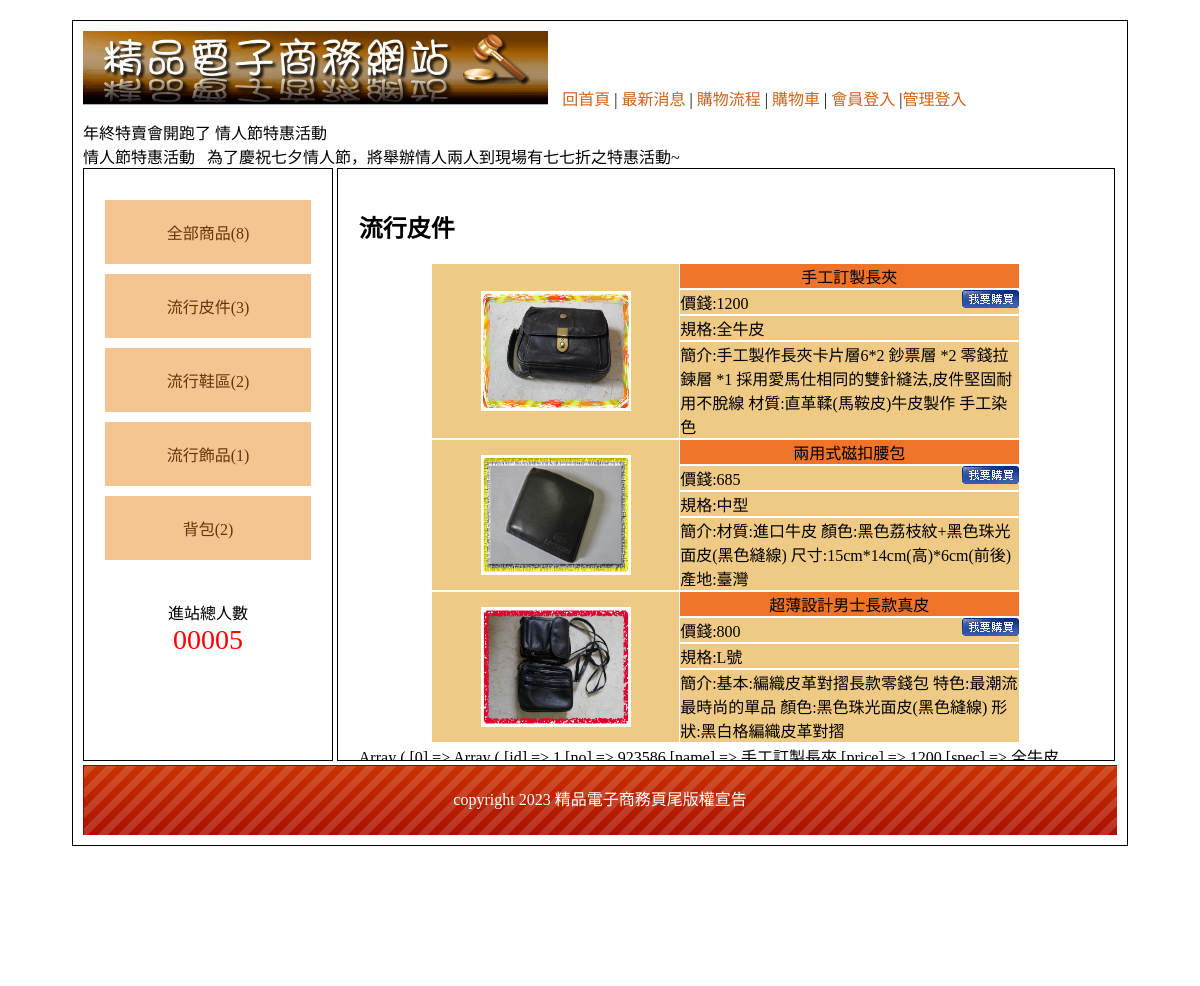
Screenshot of /?type=1 with the database file from the repository.
### tables this page shows
CREATE TABLE `types` (
  `id` int(10) UNSIGNED NOT NULL,
  `name` text NOT NULL,
  `big` int(10) UNSIGNED NOT NULL
);

CREATE TABLE `goods` (
  `id` int(10) UNSIGNED NOT NULL,
  `no` text NOT NULL,
  `name` text NOT NULL,
  `price` int(10) UNSIGNED NOT NULL,
  `spec` text NOT NULL,
  `stock` int(10) UNSIGNED NOT NULL,
  `img` text NOT NULL,
  `intro` text NOT NULL,
  `big` int(10) UNSIGNED NOT NULL,
  `mid` int(10) UNSIGNED NOT NULL,
  `sh` int(1) UNSIGNED NOT NULL
);

CREATE TABLE `bottoms` (
  `id` int(10) UNSIGNED NOT NULL,
  `bottom` text NOT NULL
);

### base.php (called while the page is built, shortened)
<?php
include_once __DIR__ . "/controller/Bottom.php";
include_once __DIR__ . "/controller/Type.php";
$Bottom=new Bottom;
$Type=new Type;
$Goods=new Goods;

### controller/DB.php (called while the page is built, shortened)
<?php
class DB{
    protected $table;
    protected $dsn="mysql:host=localhost;charset=utf8;dbname=db25";
    protected $pdo;
    function __construct($table)
    {
        $this->table=$table;
        $this->pdo=new PDO($this->dsn,'root','');
    }
    function all(...$arg){
        $sql="select * from $this->table ";
        $sql=$this->sql_all($sql,...$arg);
        return $this->pdo->query($sql)->fetchAll(PDO::FETCH_ASSOC);
    }
    function find($arg){
        $sql="select * from $this->table ";
        $sql=$this->sql_one($sql,$arg);
        return $this->pdo->query($sql)->fetch(PDO::FETCH_ASSOC);
    }
    function count(...$arg){
        $sql="select count(*) from $this->table ";
        $sql=$this->sql_all($sql,...$arg);
        return $this->pdo->query($sql)->fetchColumn();
    }
    protected function sql_all($sql,...$arg){
        if(isset($arg[0])){
            if(is_array($arg[0])){
                $tmp=$this->a2s($arg[0]);
                $sql=$sql . " where " .join(" && ",$tmp);
            }else{
                $sql=$sql . $arg[0];
            }
        }
        return $sql;
    }
    protected function sql_one($sql,$arg){
        if(is_array($arg)){
            $tmp=$this->a2s($arg);
            $sql=$sql . " where " . join(" && ",$tmp);
        }else{
            $sql=$sql . " where `id`='$arg'";
        }
        return $sql;
    }
    protected function a2s($array){
        foreach ($array as $key => $value) {
            if($key!='id'){
                $tmp[]="`$key`='$value'";
            }
        }
        return $tmp;
    }
}

### controller/Type.php (called while the page is built, shortened)
<?php
include_once "DB.php";
class Type extends DB{
    function type($id){
        if($id!=0){
            $row=$this->find($id);
            $type=($row['big']==0)?'big':'mid';
        }else{
            $type="all";
        }
        return $type;
    }
    function nav($id){
        $type=$this->type($id);
        $nav='';
        switch($type){
            case "big":
                $row=$this->find($id);
                $nav=$row['name'];
            break;
        }
        return $nav;
    }
    function items($id){
        $type=$this->type($id);
        switch($type){
            case "big":
                $rows=(new Goods)->all(['big'=>$id,'sh'=>1]);
            break;
        }
        return $rows;
    }
}

### controller/Bottom.php (called while the page is built, shortened)
<?php
include_once "DB.php";
class Bottom extends DB{
    function bot(){
        return $this->find(1)['bottom'];
    }
}

### index.php (the view, shortened to what this page needs)
<?php include_once "base.php";?>
<!DOCTYPE html PUBLIC "-//W3C//DTD XHTML 1.0 Transitional//EN" "http://www.w3.org/TR/xhtml1/DTD/xhtml1-transitional.dtd">
<html xmlns="http://www.w3.org/1999/xhtml">
<head>
    <link href="./css/css.css" rel="stylesheet" type="text/css">
</head>
<body>
    <div id="main">
        <div id="top">
            <a href="index.php">
                <img src="./icon/0416.jpg" style="width:45%">
            </a>
            <div style="padding:10px;display:inline-block">
                <a href="?">回首頁</a> |
                <a href="?do=news">最新消息</a> |
                <a href="?do=look">購物流程</a> |
                <a href="?do=buycart">購物車</a> |
                <?php
                    if(isset($_SESSION['user'])){
                    echo "<a href='./api/logout.php?do=user'>登出</a> |";
                    }else{
                    echo "<a href='?do=login'>會員登入</a> |";
                    }
                    if(isset($_SESSION['admin'])){
                    echo "<a href='backend.php'>返回管理</a>";
                    }else{
                    echo "<a href='?do=admin_login'>管理登入</a>";
                    }
                ?>
            </div>
            <marquee behavior="" direction="">年終特賣會開跑了 情人節特惠活動</marquee>
            情人節特惠活動 &nbsp; 為了慶祝七夕情人節，將舉辦情人兩人到現場有七七折之特惠活動~
        </div>
        <div id="left" class="ct">
            <div style="min-height:400px;">
                <a href="?type=0">全部商品(<?=$Goods->count(['sh'=>1]);?>)</a>
                <?php
                $bigs=$Type->all(['big'=>0]);
                foreach($bigs as $big){
                    echo "<div class='ww'>";
                    echo "<a href='?type={$big['id']}'>{$big['name']}({$Goods->count(['big'=>$big['id'],'sh'=>1])})</a>";
                    echo "</div>";
                }
                ?>
            </div>
            <span>
                <div>進站總人數</div>
                <div style="color:#f00; font-size:28px;">
                    00005 </div>
            </span>
        </div>
        <div id="right">
            <?php
            $do = $_GET['do'] ?? 'main';
            $table = ucfirst($do);
            $file = "./view/front/{$do}.php";
            if (isset($$table)) {
                $$table->front();
            } else if (file_exists($file)) {
                include $file;
            } else {
                include "./view/front/main.php";
            }
            ?>
        </div>
        <div id="bottom" style="line-height:70px;background:url(icon/bot.png); color:#FFF;" class="ct">
            <?=$Bottom->bot();?></div>
        </div>
</body>
</html>

### view/front/main.php (shortened to what this page needs)
<h2>
    <?php
    $type = $_GET['type'] ?? 0;
    echo $Type->nav($type); ?>
</h2>
<?php
$items = $Type->items($type);
foreach ($items as $item) {
?>
    <div class="block">
        <div class="pp ct">
            <a href='?do=intro&id=<?= $item['id']; ?>'>
                <img src="./upload/<?= $item['img']; ?>" alt="">
            </a>
        </div>
        <div class="pp">
            <div class="info tt ct"><?= $item['name']; ?></div>
            <div class="info pp">
                價錢:<?= $item['price']; ?>
                <a href="?do=buycart&id=<?= $item['id']; ?>&qt=1" style="float:right">
                    <img src="./icon/0402.jpg" alt="">
                </a>
            </div>
            <div class="info pp">
                規格:<?= $item['spec']; ?>
            </div>
            <div class="info pp">
                簡介:<?= $item['intro']; ?>
            </div>
        </div>
    </div>
<?php
}
?>
<div>
    <?php print_r($Type->items($type)); ?>
</div>

### css/css.css (style rules this page uses)
body { font-family:"微軟正黑體"; }
#main { width:1034px; padding:10px; margin:20px auto 20px auto; border:#000 solid 1px; min-height:768px; }
#top a { color:#CE631C; text-decoration:none; }
#left { display:inline-block; width:20%; padding:2%; min-height:550px; vertical-align:top; border:#000 1px solid; }
#left a { display:block; padding:20px 5px 20px 5px; text-decoration:none; background:#F4C591; margin:10px auto 10px auto; color:#65350A; }
.ct { text-align:center; }
#right { display:inline-block; width: 71%; padding:2%; height: 550px; border:#000 1px solid; overflow: auto; }
#bottom { height:70px; background:url(icon/bot.png); background-size:cover; }
.tt { background:#EF7429; }
.pp { background:#EFCA85; }

### view/front/main.php (style rules this page uses)
.block { width: 80%; margin: 2px auto; min-width: 150px; ; display: flex; }
.block>div:nth-child(1) { width: 40%; display: flex; justify-content: center; align-items: center; padding: 10px; }
.block>div:nth-child(1) img { width: 150px; height: 120px; }
.block>div:nth-child(2) { width: 60%; }
.block .info { border: 1px solid white; }
.block .info:nth-child(1) { border-top: none; }
.block .info:nth-child(4) { border-bottom: none; }

### rows the page displays
types: name "流行皮件", count "3"
types: name "流行鞋區", id "2"
types: name "流行飾品", count "1"
types: name "背包", count "2"
goods: img (picture), name "手工訂製長夾", price "1200", spec "全牛皮", intro "手工製作長夾卡片層6*2 鈔票層 *2 零錢拉鍊層 *1 採用愛馬仕相同的雙針縫法,皮件堅固耐用不脫線 材質:直革鞣(馬鞍皮)牛皮製作 手工染色"
goods: img (picture), name "兩用式磁扣腰包", price "685", spec "中型", intro "材質:進口牛皮 顏色:黑色荔枝紋+黑色珠光面皮(黑色縫線) 尺寸:15cm*14cm(高)*6cm(前後) 產地:臺灣"
goods: img (picture), name "超薄設計男士長款真皮", price "800", spec "L號", intro "基本:編織皮革對摺長款零錢包 特色:最潮流最時尚的單品 顏色:黑色珠光面皮(黑色縫線) 形狀:黑白格編織皮革對摺"
bottoms: bottom "copyright 2023 精品電子商務頁尾版權宣告"

### other values shown
$Goods->count(['sh'=>1]) "8"
